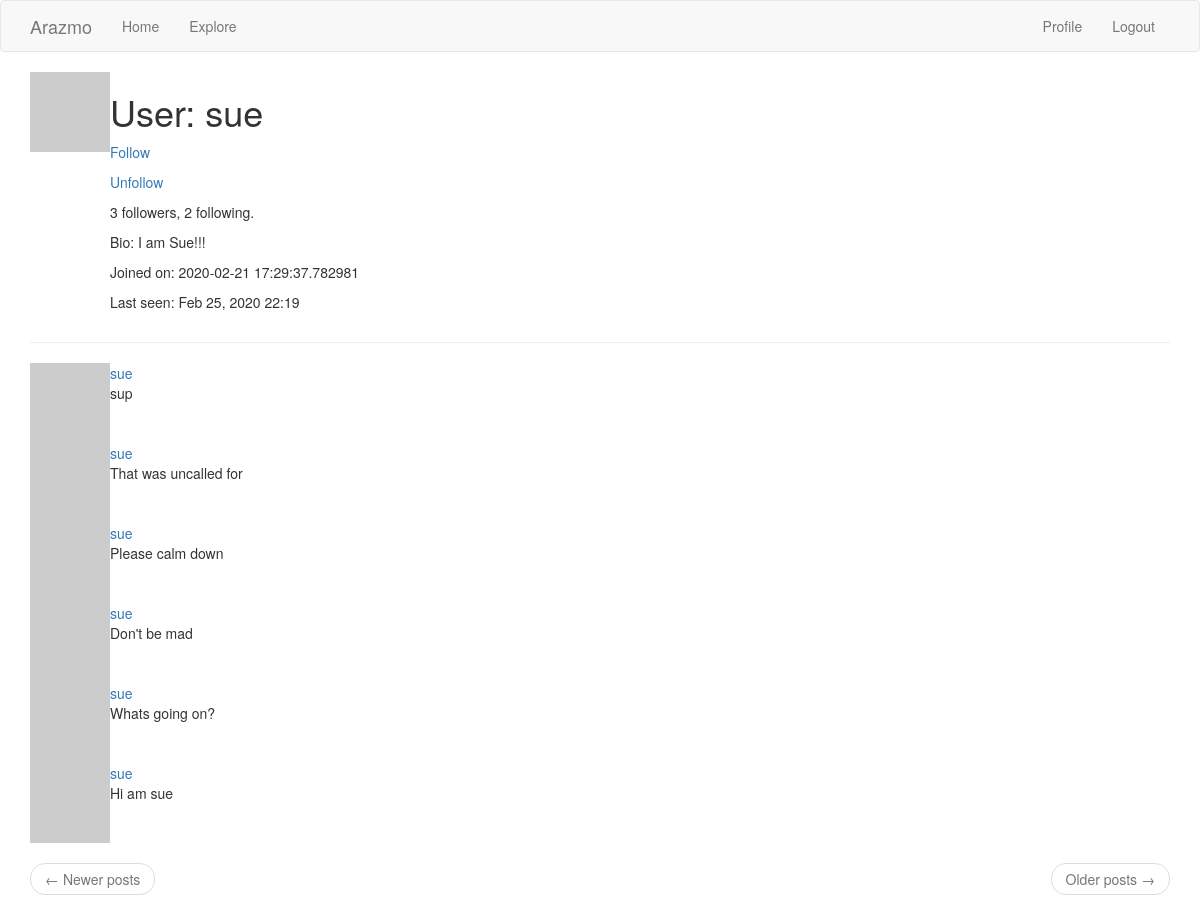
Page /sue (signed in) on the earlier database version.
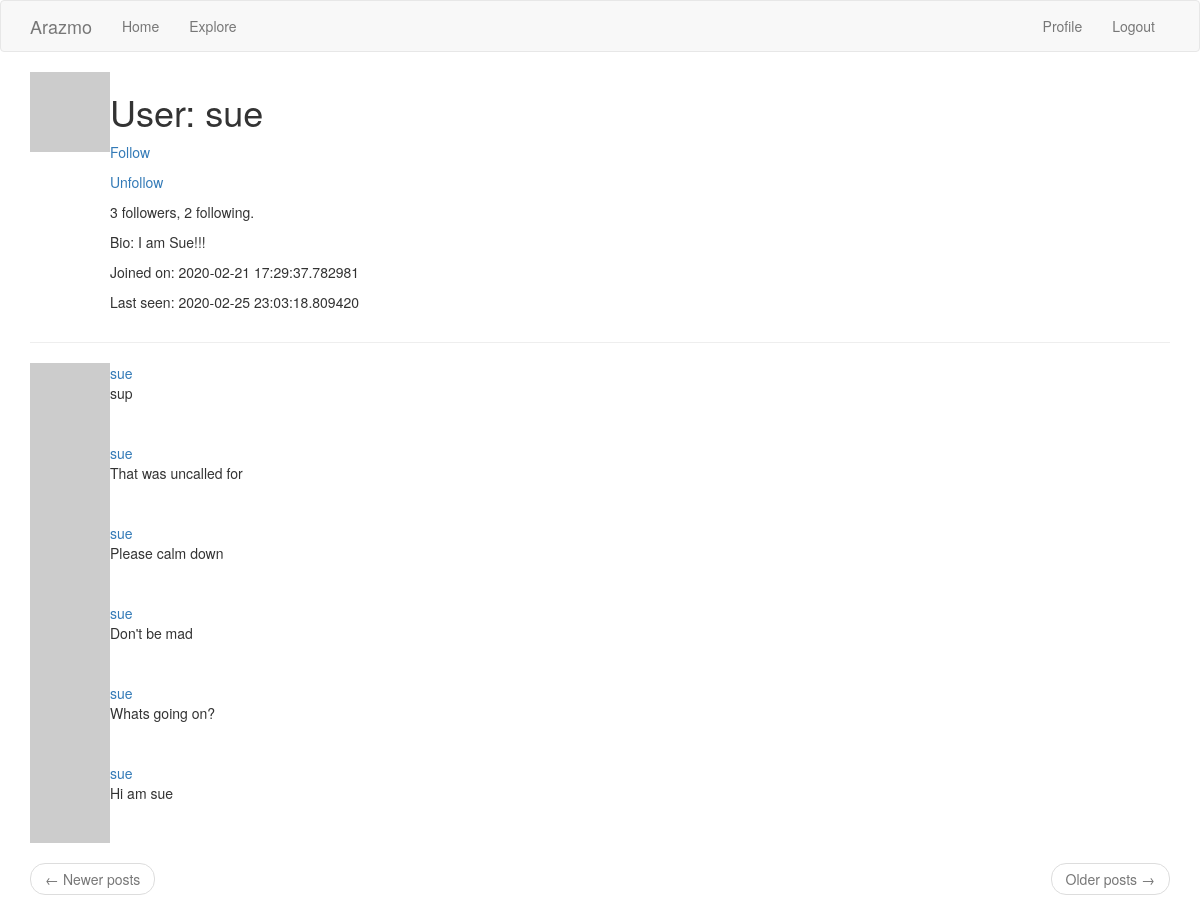
Same page on the later database version.
### app/models.py (models this page shows, shortened)
class User(UserMixin, db.Model):
    id = db.Column(db.Integer, primary_key=True)
    username = db.Column(db.String(64), index=True, unique=True)
    email = db.Column(db.String(120), index=True, unique=True)
    password_hash = db.Column(db.String(128))
    posts = db.relationship('Post', backref='author', lazy='dynamic')
    about_me = db.Column(db.String(140))
    date_joined = db.Column(db.String(64), default=datetime.utcnow().strftime("%b %d, %Y"))
    last_seen = db.Column(db.String(64), default=datetime.utcnow)
    followed = db.relationship(
        'User', secondary=followers,
        primaryjoin=(followers.c.follower_id == id),
        secondaryjoin = (followers.c.followed_id == id),
        backref=db.backref('followers', lazy='dynamic'), lazy='dynamic'
    )
    def avatar(self, size):
        digest = md5(self.email.lower().encode('utf8')).hexdigest()
        return 'https://www.gravatar.com/avatar/{}?d=identicon&s={}'.format(digest, size)

class Post(db.Model):
    id = db.Column(db.Integer, primary_key=True)
    body = db.Column(db.String(140))
    timestamp = db.Column(db.DateTime, index=True, default=datetime.utcnow)
    user_id = db.Column(db.Integer, db.ForeignKey('user.id'))

### app/routes.py (the view)
@app.route("/<username>")
@login_required
def user(username):
    user = User.query.filter_by(username=username).first_or_404()
    page = request.args.get('page', 1, type=int)
    posts = user.posts.order_by(Post.timestamp.desc()).paginate(
        page, app.config['POSTS_PER_PAGE'], False
    )
    next_url = url_for('user', username=user.username, page=posts.next_num) \
        if posts.has_next else None
    prev_url = url_for('user', username=user.username, page=posts.prev_num) \
        if posts.has_prev else None
    return render_template("user.html", user=user, posts=posts.items, next_url=next_url, prev_url=prev_url)

### app/models.py (called while the page is built)
@login.user_loader
def load_user(id):
    return User.query.get(int(id))

### app/routes.py (called while the page is built)
@app.before_request
def before_request():
    if current_user.is_authenticated:
        current_user.last_seen = datetime.utcnow().strftime("%b %d, %Y %H:%M")
        db.session.commit()

### app/templates/user.html
{% extends "base.html"%}
{% block app_content%}
    <table>
        <tr valign="top">
            <td>
                <img src="{{ user.avatar(80)}}" alt="">
            </td>
            <td>
                <h1>User: {{ user.username}}</h1>
                {% if user == current_user %}
                <p>
                    <a href="{{ url_for('edit_profile')}}">Edit Profile</a>
                </p>
                {% else %}
                <p>
                    <a href="{{ url_for('follow', username=user.username) }}">Follow</a>
                </p>
                <p>
                    <a href="{{ url_for('unfollow', username=user.username) }}">Unfollow</a>
                </p>
                {% endif %}
                <p>
                    {{ user.followers.count() }} followers, {{ user.followed.count() }} following.
                </p>
                {% if user.about_me %}
                    <p>Bio: {{ user.about_me }}</p>
                {% endif %}
                {% if user.date_joined %}
                    <p>
                        Joined on: {{ user.date_joined }}
                    </p>
                {% endif %}
                {% if user.last_seen %}
                    <p>
                        Last seen: {{ user.last_seen }}
                    </p>
                {% endif %}
            </td>
        </tr>
    </table>
    <hr>
    {% for post in posts %}
        {% include '_post.html' %}
    {% endfor %}
    <nav aria-label="...">
        <ul class="pager">
            <li class="previous{% if not prev_url %} disabled{% endif %}">
                <a href="{{ prev_url or '#' }}">
                    <span aria-hidden="true">&larr;</span> Newer posts
                </a>
            </li>
            <li class="next{% if not next_url %} disabled{% endif %}">
                <a href="{{ next_url or '#' }}">
                    Older posts <span aria-hidden="true">&rarr;</span>
                </a>
            </li>
        </ul>
    </nav>
{% endblock %}

### app/templates/base.html (shortened to what this page needs)
{% extends 'bootstrap/base.html' %}
{% block navbar %}
    <nav class="navbar navbar-default">
        <div class="container">
            <div class="navbar-header">
                <a class="navbar-brand" href="{{ url_for('index') }}">Arazmo</a>
            </div>
            <div class="collapse navbar-collapse" id="bs-example-navbar-collapse-1">
                <ul class="nav navbar-nav">
                    <li><a href="{{ url_for('index') }}">Home</a></li>
                    <li><a href="{{ url_for('explore') }}">Explore</a></li>
                </ul>
                <ul class="nav navbar-nav navbar-right">
                    {% if current_user.username %}
                    <li><a href="{{ url_for('user', username=current_user.username) }}">Profile</a></li>
                    <li><a href="{{ url_for('logout') }}">Logout</a></li>
                    {% endif %}
                </ul>
            </div>
        </div>
    </nav>
{% endblock %}
{% block content %}
    <div class="container">
        {% block app_content %}
        {% endblock %}
    </div>
{% endblock %}

### app/templates/_post.html
<table>
    <tr valign="top">
        <td>
            <img src="{{ post.author.avatar(32) }}">
        </td>
        <td>
            <a href="{{ url_for('user', username=post.author.username)}}">
                {{ post.author.username }}
            </a>
            <br>{{ post.body }}
        </td>
    </tr>
</table>

Differences in the rows shown:
changed User "sue": last_seen "Feb 25, 2020 22:19" → "2020-02-25 23:03:18.809420"
